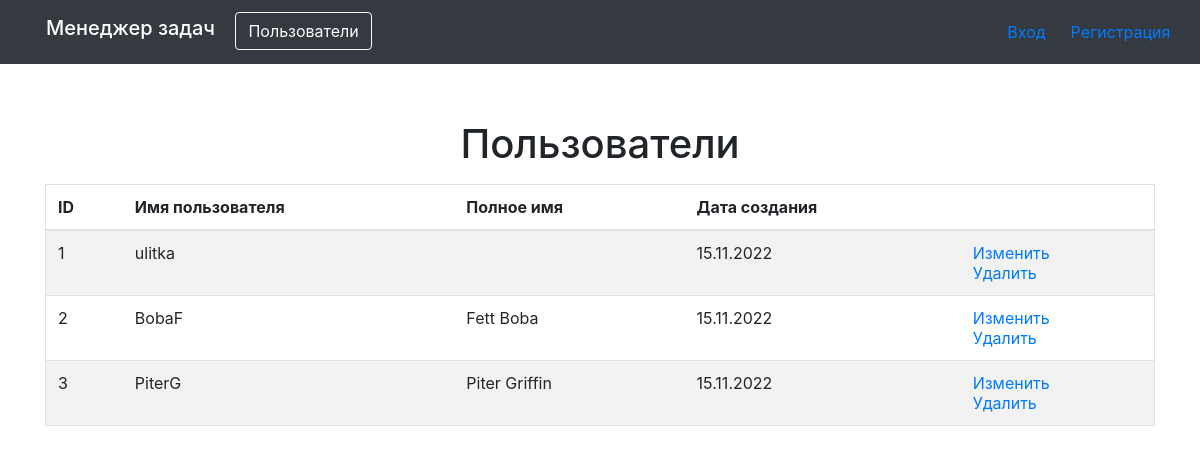
The app's page /users/, older data.
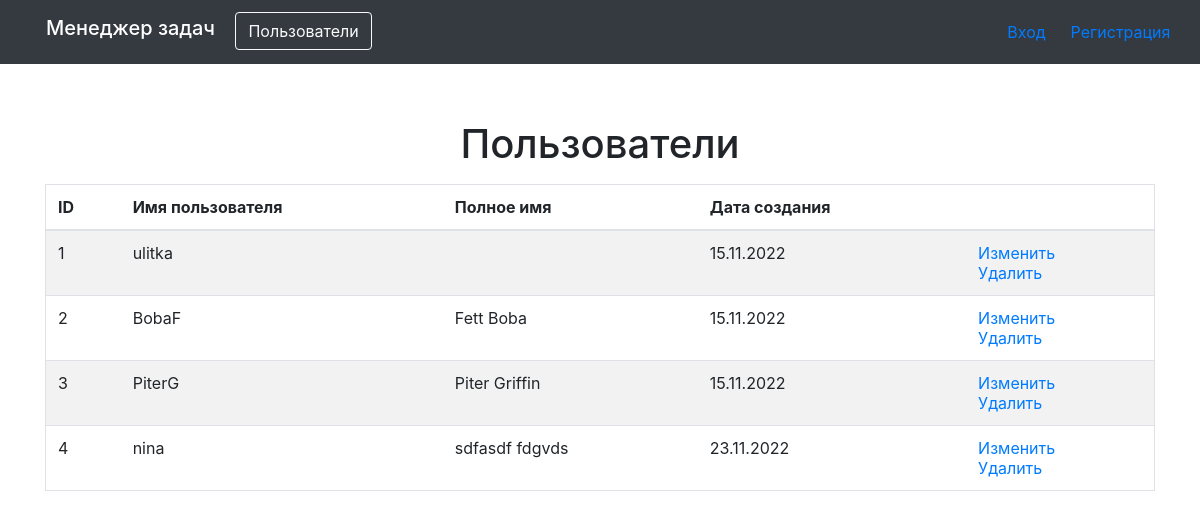
The same page, newer data.
### task_manager/apps/users/models.py (models this page shows)
class User(AbstractUser):
    def __str__(self):
        return self.get_full_name()

### task_manager/apps/users/views.py (the view)
# urls.py: path('', UserList.as_view(), name='users_list'),
class UserList(ListView):
    model = User
    context_object_name = 'users_list'
    template_name = 'lists/users_list.html'

### task_manager/templates/lists/users_list.html
{% extends 'basic.html' %}
{% load bootstrap4 %}
{% load i18n %}
{% block content %}
<div class="mb-3 text-center">
    <h1>{% translate "Users" %}</h1>
</div>
<table class="table table-striped border">
  <thead>
    <tr>
      <th>{% translate "id"|upper %}</th>
      <th>{% translate "User name"|capfirst %}</th>
      <th>{% translate "Full name"|capfirst %}</th>
      <th>{% translate "Created date"|capfirst %}</th>
      <th></th>
    </tr>
  </thead>
  <tbody>
    {% for user in users_list %}
      <tr>
        <td>{{ user.id }}</td>
        <td>{{ user.username}}</td>
        <td>{{ user.first_name}} {{user.last_name}}</td>
        <td>{{ user.date_joined|date:'d.m.Y' }}</td>
        <td>
            <a href="{% url 'update' user.pk %}">{% translate "Update" %}</a>
            <br>
            <a href="{% url 'delete' user.pk %}">{% translate "Delete" %}</a>
        </td>
      </tr>
    {% endfor %}
  </tbody>
</table>
{% endblock %}

Row changes from the older to the newer data that the page shows:
added User: id "4", username "nina", first_name "sdfasdf", last_name "fdgvds", date_joined "23.11.2022"
